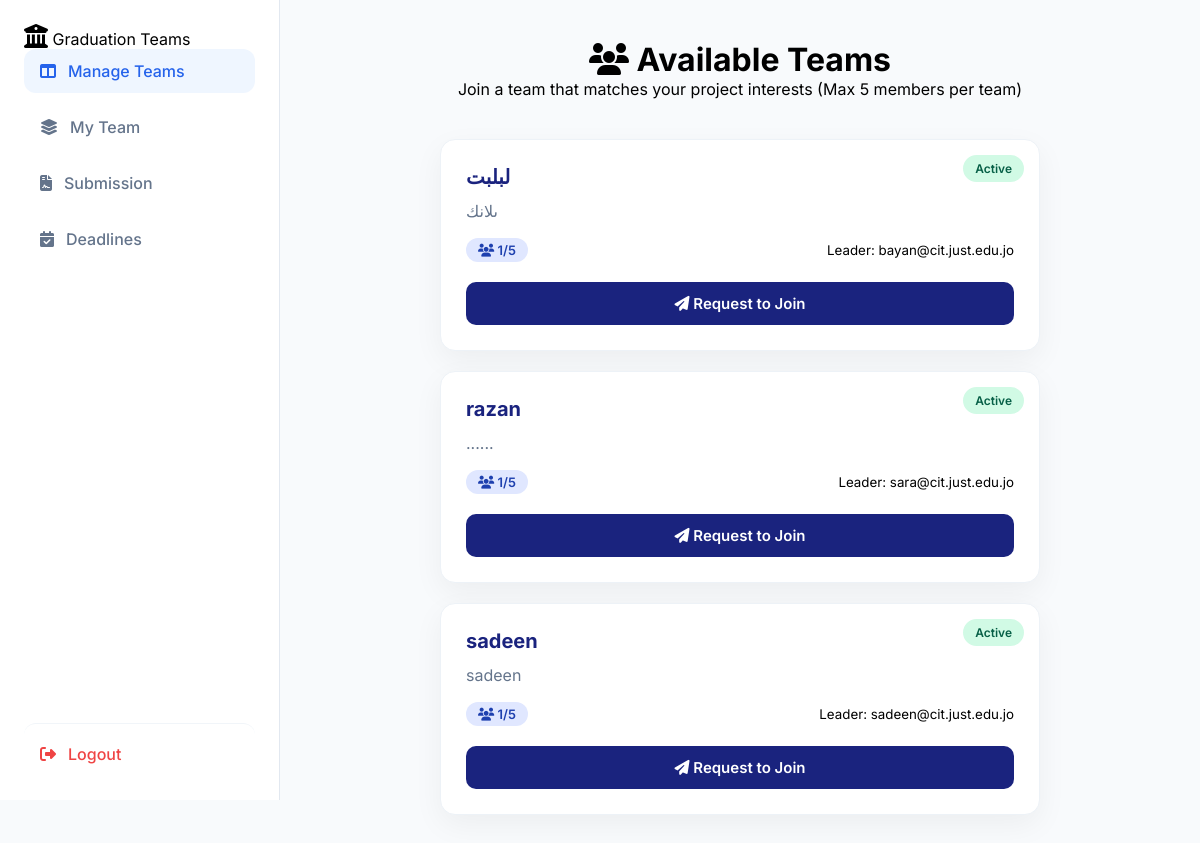
The app's page /join-team/ (signed in) with its own data.
### main/models.py (models this page shows, shortened)
class Team(models.Model):
    STATUS_CHOICES = [
        ('Pending', 'Pending'),
        ('Active', 'Active'),
        ('Locked', 'Locked'),
    ]
    name = models.CharField(max_length=255)
    description = models.TextField(blank=True)
    leader = models.ForeignKey(User, on_delete=models.CASCADE, related_name='led_teams')
    status = models.CharField(max_length=20, choices=STATUS_CHOICES, default='Pending')
    created_at = models.DateTimeField(auto_now_add=True)

### main/views.py (the view)
# urls.py: path('join-team/', views.join_team, name='join_team'), # تأكد هل هو مفرد أم جمع؟
def join_team(request):
    user_email = request.session.get('user_email')
    if not user_email: return redirect('index')
    user = get_object_or_404(User, username=user_email)
    teams = Team.objects.annotate(
        actual_member_count=Count('memberships', filter=Q(memberships__role__in=['Leader', 'Member']))
    ).order_by('-created_at')
    pending_teams_ids = Membership.objects.filter(user=user, role='Pending').values_list('team_id', flat=True)
    return render(request, 'join_team.html', {
        'teams': teams,
        'pending_teams_ids': list(pending_teams_ids)
    })

### main/templates/join_team.html (shortened to what this page needs)
<!DOCTYPE html>
<html lang="en">
<head>
    <link rel="stylesheet" href="https://cdnjs.cloudflare.com/ajax/libs/font-awesome/6.5.0/css/all.min.css">
</head>
<body>
    <aside class="sidebar">
        <div class="logo-area">
            <i class="fas fa-university" style="font-size: 1.5rem;"></i>
            <span>Graduation Teams</span>
        </div>
        <nav class="nav-links">
        <a href="{% url 'join_team' %}" class="nav-item active"><i class="fas fa-columns"></i> Manage Teams</a>
        <a href="{% url 'student_dashboard' %}" class="nav-item"><i class="fas fa-layer-group"></i> My Team</a>
        <a href="#" class="nav-item"><i class="fas fa-file-contract"></i> Submission</a>
        <a href="#" class="nav-item"><i class="fas fa-calendar-check"></i> Deadlines</a>
        <a href="{% url 'logout_user' %}" class="nav-item logout-btn" style="margin-top: auto; color: #ef4444; border-top: 1px solid #f1f5f9; padding-top: 20px;">
            <i class="fas fa-sign-out-alt"></i>
            <span>Logout</span>
        </a>
    </nav>
    </aside>
    <div class="container">
        <div class="header">
            <h1><i class="fa-solid fa-users"></i> Available Teams</h1>
            <p>Join a team that matches your project interests (Max 5 members per team)</p>
        </div>
        <div class="teams-grid">
            {% for team in teams %}
            <div class="team-card">
                {% if team.actual_member_count >= 5 %}
                <span class="team-status status-full">FULL (5/5)</span>
                {% else %}
                <span class="team-status status-active">Active</span>
                {% endif %}
                <h3>{{ team.name }}</h3>
                <p>{{ team.description }}</p>
                <div class="team-meta">
                    <span class="members-count">
                        <i class="fa-solid fa-users"></i> {{ team.actual_member_count }}/5
                    </span>
                    <small>Leader: {{ team.leader.username }}</small>
                </div>
                <div class="actions">
                    {% if team.id in pending_teams_ids %}
                    <form method="POST" action="{% url 'cancel_join_request' team.id %}">
                        {% csrf_token %}
                        <button type="submit" class="join-btn" style="background: #ef4444;">
                            <i class="fa-solid fa-xmark"></i> Cancel Request
                        </button>
                    </form>
                    {% elif team.actual_member_count >= 5 %}
                    <button class="join-btn" disabled style="background: #9ca3af;">
                        <i class="fa-solid fa-lock"></i> Team is Full
                    </button>
                    {% else %}
                    <form method="POST" action="{% url 'send_join_request' team.id %}">
                        <button type="submit" class="join-btn">
                            <i class="fa-solid fa-paper-plane"></i> Request to Join
                        </button>
                    </form>
                    {% endif %}
                </div>
            </div> {% empty %}
            <div class="empty-state">
                <i class="fa-solid fa-circle-info"></i>
                <p>No teams available right now.</p>
            </div>
            {% endfor %}
        </div>
    </div>
</body>
</html>

### main/templates/join_team.html (style rules this page uses)
* { margin: 0; padding: 0; box-sizing: border-box; font-family: 'Inter', sans-serif; }
body { display: flex; min-height: 100vh; background: #f8fafc; }
.sidebar { width: 280px; background: white; border-right: 1px solid #e2e8f0; position: fixed; height: 100vh; display: flex; flex-direction: column; padding: 24px; z-index: 1000; }
.container { flex-grow: 1; margin-left: 280px; width: calc(100% - 280px); padding: 40px; display: flex; flex-direction: column; align-items: center; }
.header { width: 100%; max-width: 800px; text-align: center; margin-bottom: 40px; }
.teams-grid { width: 100%; max-width: 600px; display: flex; flex-direction: column; gap: 20px; }
.team-card { width: 100%; background: white; border-radius: 15px; padding: 25px; box-shadow: 0 10px 30px rgba(0, 0, 0, 0.05); transition: transform 0.3s; border: 1px solid #edf2f7; position: relative; }
.team-status { position: absolute; top: 15px; right: 15px; padding: 6px 12px; border-radius: 20px; font-size: 12px; font-weight: 600; }
.status-active { background: #d1fae5; color: #065f46; }
.team-card h3 { color: #1a237e; margin-bottom: 10px; font-size: 20px; }
.team-card p { color: #64748b; margin-bottom: 15px; line-height: 1.5; }
.team-meta { display: flex; justify-content: space-between; align-items: center; margin-bottom: 20px; }
.members-count { background: #e0e7ff; color: #1e40af; padding: 4px 12px; border-radius: 20px; font-size: 13px; font-weight: 600; }
.join-btn { width: 100%; padding: 12px; background: #1a237e; color: white; border: none; border-radius: 10px; font-size: 15px; font-weight: 600; cursor: pointer; transition: 0.3s; text-align: center; text-decoration: none; display: block; }
.nav-links { display: flex; flex-direction: column; gap: 12px; flex-grow: 1; }
.nav-item { display: flex; align-items: center; gap: 12px; padding: 12px 16px; text-decoration: none; color: #64748b; font-weight: 500; border-radius: 12px; transition: all 0.3s ease; }
.nav-item.active { background: #eff6ff; color: #2563eb; }

### records on screen
Team: shows "Active", name "لبلبت", description "ىلانك", actual_member_count "1", leader.username "bayan@cit.just.edu.jo", shows "Request to Join"
Team: shows "Active", name "razan", description "......", actual_member_count "1", leader.username "sara@cit.just.edu.jo", shows "Request to Join"
Team: shows "Active", name "sadeen", description "sadeen", actual_member_count "1", leader.username "sadeen@cit.just.edu.jo", shows "Request to Join"
